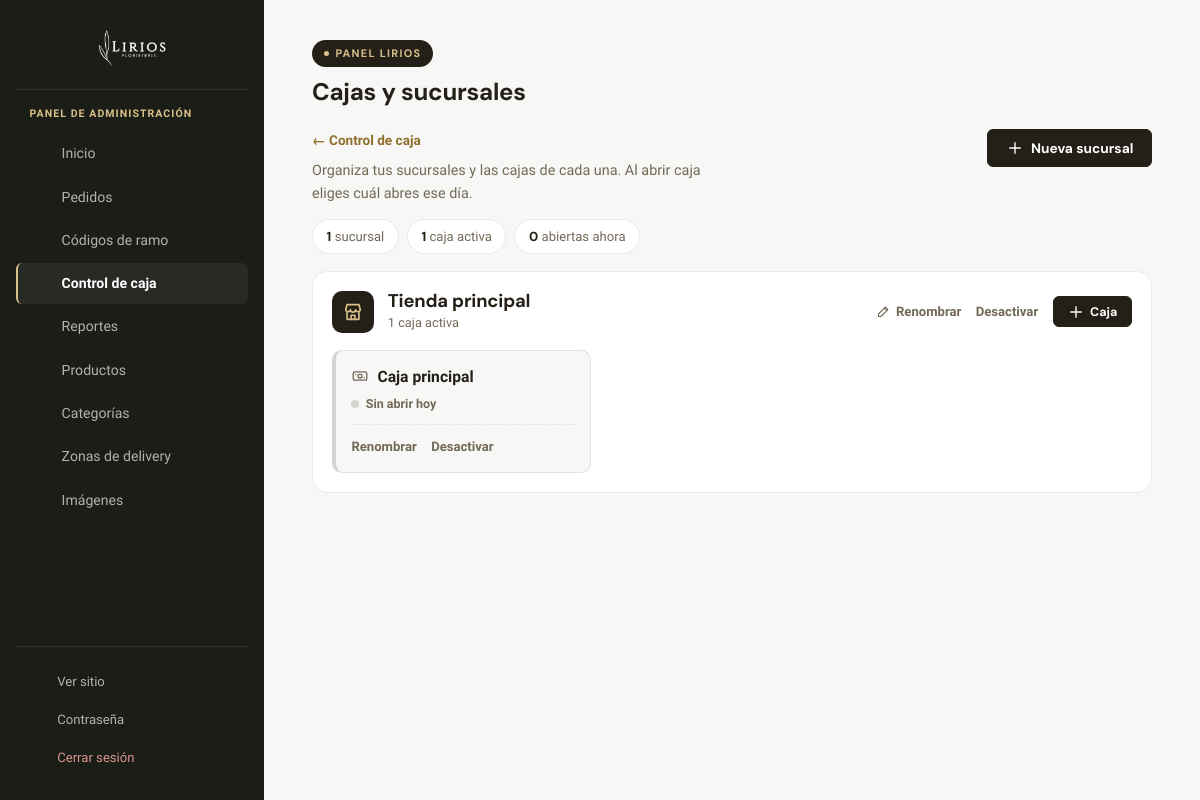
Screenshot of /admin/caja-cajas.php (signed in) with the database file from the repository.
### tables this page shows
CREATE TABLE caja_sucursales (
  id      INT AUTO_INCREMENT PRIMARY KEY,
  nombre  VARCHAR(100) NOT NULL,
  activa  TINYINT(1) NOT NULL DEFAULT 1,
  UNIQUE KEY uq_caja_sucursal_nombre (nombre)
);

CREATE TABLE caja_cajas (
  id           INT AUTO_INCREMENT PRIMARY KEY,
  sucursal_id  INT NOT NULL,
  nombre       VARCHAR(100) NOT NULL,
  activa       TINYINT(1) NOT NULL DEFAULT 1,    
  UNIQUE KEY uq_caja_nombre (sucursal_id, nombre),
  FOREIGN KEY (sucursal_id) REFERENCES caja_sucursales(id) ON DELETE RESTRICT
);

### config/db.php (called while the page is built, shortened)
<?php
function db(): PDO
{
    static $pdo = null;
    if ($pdo === null) {
        try {
            $pdo = new PDO(
                'mysql:host=' . DB_HOST . ';dbname=' . DB_NAME . ';charset=utf8mb4',
                DB_USER,
                DB_PASS,
                [
                    PDO::ATTR_ERRMODE => PDO::ERRMODE_EXCEPTION,
                    PDO::ATTR_DEFAULT_FETCH_MODE => PDO::FETCH_ASSOC,
                    PDO::ATTR_EMULATE_PREPARES => false,
                ]
            );
        } catch (PDOException $e) {
            error_log('[lirios] No se pudo conectar a la base de datos: ' . $e->getMessage());
            fallar_conexion_bd();
        }
    }
    return $pdo;
}

### admin/includes/caja.php (called while the page is built, shortened)
<?php
function caja_sucursales(bool $soloActivas = true): array
{
    return db()->query('SELECT * FROM caja_sucursales' . ($soloActivas ? ' WHERE activa = 1' : '') . ' ORDER BY nombre')->fetchAll();
}
function caja_catalogo(bool $soloActivas = true): array
{
    $sql = 'SELECT c.*, s.nombre AS sucursal_nombre, s.activa AS sucursal_activa
              FROM caja_cajas c JOIN caja_sucursales s ON s.id = c.sucursal_id'
        . ($soloActivas ? ' WHERE c.activa = 1 AND s.activa = 1' : '')
        . ' ORDER BY s.nombre, c.nombre';
    return db()->query($sql)->fetchAll();
}
    ?>

### admin/includes/functions.php (called while the page is built, shortened)
<?php
function e(?string $texto): string
{
    return htmlspecialchars((string) $texto, ENT_QUOTES, 'UTF-8');
}

### admin/caja-cajas.php (the view, shortened to what this page needs)
<?php
require_once __DIR__ . '/includes/functions.php';
require_once __DIR__ . '/includes/layout.php';
require_once __DIR__ . '/includes/caja.php';
$sucursales = caja_sucursales(false);
$cajasPorSucursal = [];
$totalCajasActivas = 0;
foreach (caja_catalogo(false) as $c) {
    $cajasPorSucursal[$c['sucursal_id']][] = $c;
    if ($c['activa'] && $c['sucursal_activa']) {
        $totalCajasActivas++;
    }
}
$estadoHoy = [];
$abiertasAhora = count(array_filter($estadoHoy, fn($r) => $r['estado'] === 'ABIERTA'));
function cs_ico(string $n): string
{
    $d = [
        'tienda' => '<path d="M4 9.5 5.5 4h13L20 9.5"/><path d="M4 9.5a2.7 2.7 0 0 0 5.3 0 2.7 2.7 0 0 0 5.4 0 2.7 2.7 0 0 0 5.3 0"/><path d="M5.5 12.5V20h13v-7.5"/><path d="M10 20v-4.5h4V20"/>',
        'caja' => '<rect x="3" y="6.5" width="18" height="11" rx="2"/><circle cx="12" cy="12" r="2.6"/><path d="M6.5 10v.01M17.5 14v.01"/>',
        'mas' => '<path d="M12 5v14M5 12h14"/>',
        'lapiz' => '<path d="M4 20h4L19 9l-4-4L4 16z"/><path d="m13.5 6.5 4 4"/>',
    ][$n] ?? '';
    return '<svg class="ico" viewBox="0 0 24 24" width="18" height="18" fill="none" stroke="currentColor" stroke-width="1.8" stroke-linecap="round" stroke-linejoin="round" aria-hidden="true">' . $d . '</svg>';
}
?>
<div class="cs-cabecera">
  <div>
    <a class="caja-volver" href="caja.php">← Control de caja</a>
    <p class="cs-ayuda">Organiza tus sucursales y las cajas de cada una. Al abrir caja eliges cuál abres ese día.</p>
  </div>
  <button type="button" class="btn caja-btn" data-abrir-modal="modal-sucursal-nueva"><?= cs_ico('mas') ?> Nueva sucursal</button>
</div>
<?php if ($sucursales): ?>
  <ul class="cs-resumen" aria-label="Resumen">
    <li><strong><?= count($sucursales) ?></strong> <?= count($sucursales) === 1 ? 'sucursal' : 'sucursales' ?></li>
    <li><strong><?= $totalCajasActivas ?></strong> <?= $totalCajasActivas === 1 ? 'caja activa' : 'cajas activas' ?></li>
    <li class="<?= $abiertasAhora ? 'abierta' : '' ?>"><strong><?= $abiertasAhora ?></strong> <?= $abiertasAhora === 1 ? 'abierta ahora' : 'abiertas ahora' ?></li>
  </ul>
<?php endif; ?>
<?php foreach ($sucursales as $s):
    $cajas = $cajasPorSucursal[$s['id']] ?? [];
    $nActivas = count(array_filter($cajas, fn($c) => $c['activa']));
    ?>
  <section class="cs-sucursal <?= $s['activa'] ? '' : 'inactiva' ?>" aria-label="Sucursal <?= e($s['nombre']) ?>">
    <header class="cs-sucursal-cab">
      <span class="cs-icono"><?= cs_ico('tienda') ?></span>
      <div class="cs-sucursal-titulo">
        <h2><?= e($s['nombre']) ?></h2>
        <p><?= $nActivas ?> <?= $nActivas === 1 ? 'caja activa' : 'cajas activas' ?><?= count($cajas) > $nActivas ? ' · ' . (count($cajas) - $nActivas) . ' desactivada(s)' : '' ?></p>
      </div>
      <div class="cs-acciones">
        <button type="button" class="cs-link" data-renombrar data-accion="renombrar_sucursal" data-id="<?= (int) $s['id'] ?>" data-nombre="<?= e($s['nombre']) ?>" data-titulo="Renombrar sucursal"><?= cs_ico('lapiz') ?> Renombrar</button>
        <form method="post" action="caja-cajas.php" class="inline">
          <button type="submit" class="cs-link <?= $s['activa'] ? 'peligro' : '' ?>"><?= $s['activa'] ? 'Desactivar' : 'Activar' ?></button>
        </form>
        <?php if ($s['activa']): ?>
          <button type="button" class="btn mini" data-nueva-caja data-sucursal-id="<?= (int) $s['id'] ?>" data-sucursal-nombre="<?= e($s['nombre']) ?>"><?= cs_ico('mas') ?> Caja</button>
        <?php endif; ?>
      </div>
    </header>
    <?php if (!$cajas): ?>
      <div class="cs-sin-cajas">
        <p>Esta sucursal todavía no tiene cajas.</p>
        <?php if ($s['activa']): ?>
          <button type="button" class="btn mini" data-nueva-caja data-sucursal-id="<?= (int) $s['id'] ?>" data-sucursal-nombre="<?= e($s['nombre']) ?>">Agregar la primera caja</button>
        <?php endif; ?>
      </div>
    <?php else: ?>
      <ul class="cs-cajas">
        <?php foreach ($cajas as $c):
            $hoy = $estadoHoy[$c['id']] ?? null;
            if (!$c['activa']) {
                $clase = 'off'; $texto = 'Desactivada';
            } elseif ($hoy && $hoy['estado'] === 'ABIERTA') {
                $clase = 'abierta'; $texto = $hoy['fecha'] === caja_hoy() ? 'Abierta ahora' : 'Abierta desde el ' . date('d/m', strtotime($hoy['fecha']));
            } elseif ($hoy) {
                $clase = 'cerrada'; $texto = 'Cerrada hoy';
            } else {
                $clase = 'libre'; $texto = 'Sin abrir hoy';
            }
            ?>
          <li class="cs-caja <?= e($clase) ?>">
            <div class="cs-caja-cab">
              <span class="cs-caja-icono"><?= cs_ico('caja') ?></span>
              <strong><?= e($c['nombre']) ?></strong>
            </div>
            <span class="cs-caja-estado"><i></i> <?= e($texto) ?></span>
            <div class="cs-caja-acciones">
              <button type="button" class="cs-link" data-renombrar data-accion="renombrar_caja" data-id="<?= (int) $c['id'] ?>" data-nombre="<?= e($c['nombre']) ?>" data-titulo="Renombrar caja">Renombrar</button>
              <form method="post" action="caja-cajas.php" class="inline">
                <button type="submit" class="cs-link <?= $c['activa'] ? 'peligro' : '' ?>"><?= $c['activa'] ? 'Desactivar' : 'Activar' ?></button>
              </form>
            </div>
          </li>
        <?php endforeach; ?>
      </ul>
    <?php endif; ?>
  </section>
<?php endforeach; ?>

### rows the page displays
caja_sucursales: nombre "Tienda principal", id "1", shows "caja activa", activa "Desactivar"
caja_cajas: nombre "Caja principal", activa "Desactivar"

### other values shown
$nombre "Inicio"
$nombre "Pedidos"
$nombre "Códigos de ramo"
$nombre "Control de caja"
$nombre "Reportes"
$nombre "Productos"
$nombre "Categorías"
$nombre "Zonas de delivery"
$nombre "Imágenes"
$titulo "Cajas y sucursales"
count($sucursales) "1"
$totalCajasActivas "1"
$abiertasAhora "0"
